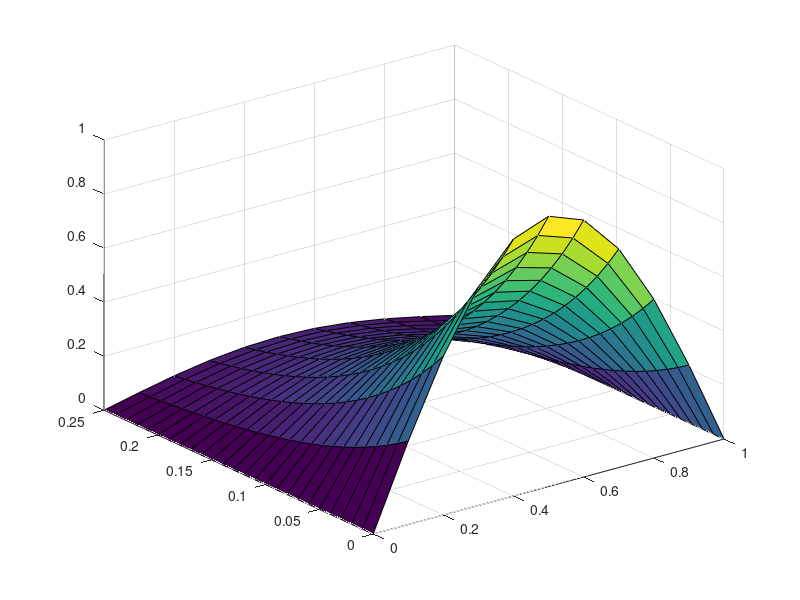

Write the MATLAB code that produced this figure.
%Author: Vijay Rajagopal

%fd_diffusion.m: Finite difference solution to the 1D diffusion equation u_t-d/dx(Du_x)=0, where D is a constant.
%In this code we use implicit finite difference method for solving the problem
% Setting up spatially varying D is pretty easy. I have calculated the formula
% for implicit method with spatial varying D in my notebook.

%Define a 2D grid of points of length and time xdim and tdim and set up empty matrix to fill concentration field
close all;
clear all;
xdim=1;
tdim=0.25;

dx=0.1;
dt=0.01;

x=[0:dx:xdim];
t=[0:dt:tdim];
u=zeros(length(t),length(x));
%medium properties: diffusion coefficeint, D is constant

 D=1;
%D=ones(1,length(x));

% D=ax
%D=0.4*x;
%set up initial conditions u(0,x)=sin(pi*x)
for xi=1:length(x)
  u(1,xi)=sin(pi*x(xi));
end
%set up BC conditions u(t,0)=0, u(t,1)=0
u(1:length(t),1)=0;
u(1:length(t),length(x))=0;

%fd approx of u_t=[u(t+dt,x)-u(t,x)]/dt
%central diff fd approx of u_xx=[u(t,x+dx)-2u(t,x)+u(t,x-dx)]/dx^2
%d/dx(Du_x) = D_x*u_x+Du_xx
%therefore diffusion equation with spatial variation of diffusion coeff:
%u_t=D_x*u_x+D*u_xx
%therefore value of u at next time step after some finite difference approximation workings in my notebook:
% u(t,x)=(1+2r)*u(t+dt,x)-ru(t+dt,x+dx)-ru(t+dt,x-dx)
%where r=dt/dx^2
%u(t+dt,xi's) are all unknowns. Sets up system of linear equations to be solved.
 
r=(dt/(dx^2));
b=u(1,2:length(x)-1);
b=b';
%set of matrix of eqn. 2 rows and columns missing because of bc's having been set up.
A=zeros(length(x)-2,length(x)-2);
%solve for the remainder of time after t=0
for ti=2:(length(t))
  for xi=1:(length(x)-2)
   %if statements to set up equations only for unknowns. 2 of the u variables at the ends of the 1D line are known cos they are set as BCs. 
   %this means we can delete the row and the column in A that correspond to each of these known variables. 
    if xi~=1
      A(xi,xi-1)=-1*r;
    else
      b(xi)=b(xi)+r*u(ti,1);
    end
    A(xi,xi)=(1+2*r);
    if xi~=(length(x)-2)
      A(xi,xi+1)=-1*r;
    else
      b(xi)=b(xi)+r*u(ti,length(x));
    end
  end
%solve for X - u(t+dt,xs) using system of equations AX=b
  X=inv(A)*b;
  X=X';
  u(ti,2:(length(x)-1))=X;
  b=X';
end
surf(x,t,u);




